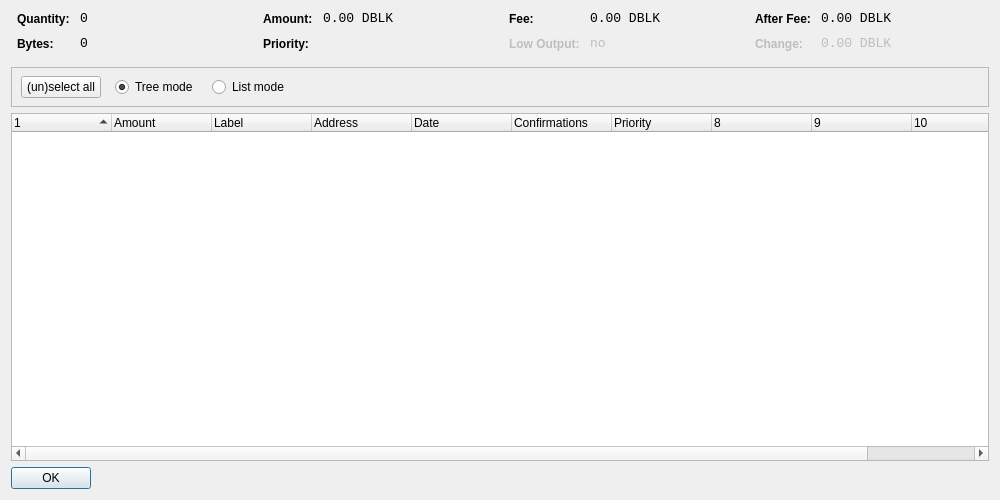
<?xml version="1.0" encoding="UTF-8"?>
<ui version="4.0">
 <class>CoinControlDialog</class>
 <widget class="QDialog" name="CoinControlDialog">
  <property name="geometry">
   <rect>
    <x>0</x>
    <y>0</y>
    <width>1000</width>
    <height>500</height>
   </rect>
  </property>
  <property name="windowTitle">
   <string>Coin Control</string>
  </property>
  <layout class="QVBoxLayout" name="verticalLayout">
   <item>
    <layout class="QHBoxLayout" name="horizontalLayoutTop" stretch="0,0,0,0">
     <property name="topMargin">
      <number>0</number>
     </property>
     <property name="bottomMargin">
      <number>10</number>
     </property>
     <item>
      <layout class="QFormLayout" name="formLayoutCoinControl1">
       <property name="horizontalSpacing">
        <number>10</number>
       </property>
       <property name="verticalSpacing">
        <number>10</number>
       </property>
       <property name="leftMargin">
        <number>6</number>
       </property>
       <property name="rightMargin">
        <number>6</number>
       </property>
       <item row="0" column="0">
        <widget class="QLabel" name="labelCoinControlQuantityText">
         <property name="styleSheet">
          <string notr="true">font-weight:bold;</string>
         </property>
         <property name="text">
          <string>Quantity:</string>
         </property>
        </widget>
       </item>
       <item row="0" column="1">
        <widget class="QLabel" name="labelCoinControlQuantity">
         <property name="font">
          <font>
           <family>Monospace</family>
           <pointsize>10</pointsize>
          </font>
         </property>
         <property name="cursor">
          <cursorShape>IBeamCursor</cursorShape>
         </property>
         <property name="contextMenuPolicy">
          <enum>Qt::ActionsContextMenu</enum>
         </property>
         <property name="text">
          <string notr="true">0</string>
         </property>
         <property name="textInteractionFlags">
          <set>Qt::LinksAccessibleByMouse|Qt::TextSelectableByKeyboard|Qt::TextSelectableByMouse</set>
         </property>
        </widget>
       </item>
       <item row="1" column="0">
        <widget class="QLabel" name="labelCoinControlBytesText">
         <property name="styleSheet">
          <string notr="true">font-weight:bold;</string>
         </property>
         <property name="text">
          <string>Bytes:</string>
         </property>
        </widget>
       </item>
       <item row="1" column="1">
        <widget class="QLabel" name="labelCoinControlBytes">
         <property name="font">
          <font>
           <family>Monospace</family>
           <pointsize>10</pointsize>
          </font>
         </property>
         <property name="cursor">
          <cursorShape>IBeamCursor</cursorShape>
         </property>
         <property name="contextMenuPolicy">
          <enum>Qt::ActionsContextMenu</enum>
         </property>
         <property name="text">
          <string notr="true">0</string>
         </property>
         <property name="textInteractionFlags">
          <set>Qt::LinksAccessibleByMouse|Qt::TextSelectableByKeyboard|Qt::TextSelectableByMouse</set>
         </property>
        </widget>
       </item>
      </layout>
     </item>
     <item>
      <layout class="QFormLayout" name="formLayoutCoinControl2">
       <property name="horizontalSpacing">
        <number>10</number>
       </property>
       <property name="verticalSpacing">
        <number>10</number>
       </property>
       <property name="leftMargin">
        <number>6</number>
       </property>
       <property name="rightMargin">
        <number>6</number>
       </property>
       <item row="0" column="0">
        <widget class="QLabel" name="labelCoinControlAmountText">
         <property name="styleSheet">
          <string notr="true">font-weight:bold;</string>
         </property>
         <property name="text">
          <string>Amount:</string>
         </property>
        </widget>
       </item>
       <item row="0" column="1">
        <widget class="QLabel" name="labelCoinControlAmount">
         <property name="font">
          <font>
           <family>Monospace</family>
           <pointsize>10</pointsize>
          </font>
         </property>
         <property name="cursor">
          <cursorShape>IBeamCursor</cursorShape>
         </property>
         <property name="contextMenuPolicy">
          <enum>Qt::ActionsContextMenu</enum>
         </property>
         <property name="text">
          <string notr="true">0.00 DBLK</string>
         </property>
         <property name="textInteractionFlags">
          <set>Qt::LinksAccessibleByMouse|Qt::TextSelectableByKeyboard|Qt::TextSelectableByMouse</set>
         </property>
        </widget>
       </item>
       <item row="1" column="0">
        <widget class="QLabel" name="labelCoinControlPriorityText">
         <property name="styleSheet">
          <string notr="true">font-weight:bold;</string>
         </property>
         <property name="text">
          <string>Priority:</string>
         </property>
        </widget>
       </item>
       <item row="1" column="1">
        <widget class="QLabel" name="labelCoinControlPriority">
         <property name="font">
          <font>
           <family>Monospace</family>
           <pointsize>10</pointsize>
          </font>
         </property>
         <property name="cursor">
          <cursorShape>IBeamCursor</cursorShape>
         </property>
         <property name="contextMenuPolicy">
          <enum>Qt::ActionsContextMenu</enum>
         </property>
         <property name="text">
          <string/>
         </property>
         <property name="textInteractionFlags">
          <set>Qt::LinksAccessibleByMouse|Qt::TextSelectableByKeyboard|Qt::TextSelectableByMouse</set>
         </property>
        </widget>
       </item>
      </layout>
     </item>
     <item>
      <layout class="QFormLayout" name="formLayoutCoinControl3">
       <property name="horizontalSpacing">
        <number>10</number>
       </property>
       <property name="verticalSpacing">
        <number>10</number>
       </property>
       <property name="leftMargin">
        <number>6</number>
       </property>
       <property name="rightMargin">
        <number>6</number>
       </property>
       <item row="0" column="0">
        <widget class="QLabel" name="labelCoinControlFeeText">
         <property name="styleSheet">
          <string notr="true">font-weight:bold;</string>
         </property>
         <property name="text">
          <string>Fee:</string>
         </property>
        </widget>
       </item>
       <item row="0" column="1">
        <widget class="QLabel" name="labelCoinControlFee">
         <property name="font">
          <font>
           <family>Monospace</family>
           <pointsize>10</pointsize>
          </font>
         </property>
         <property name="cursor">
          <cursorShape>IBeamCursor</cursorShape>
         </property>
         <property name="contextMenuPolicy">
          <enum>Qt::ActionsContextMenu</enum>
         </property>
         <property name="text">
          <string notr="true">0.00 DBLK</string>
         </property>
         <property name="textInteractionFlags">
          <set>Qt::LinksAccessibleByMouse|Qt::TextSelectableByKeyboard|Qt::TextSelectableByMouse</set>
         </property>
        </widget>
       </item>
       <item row="1" column="0">
        <widget class="QLabel" name="labelCoinControlLowOutputText">
         <property name="enabled">
          <bool>false</bool>
         </property>
         <property name="styleSheet">
          <string notr="true">font-weight:bold;</string>
         </property>
         <property name="text">
          <string>Low Output:</string>
         </property>
        </widget>
       </item>
       <item row="1" column="1">
        <widget class="QLabel" name="labelCoinControlLowOutput">
         <property name="enabled">
          <bool>false</bool>
         </property>
         <property name="font">
          <font>
           <family>Monospace</family>
           <pointsize>10</pointsize>
          </font>
         </property>
         <property name="cursor">
          <cursorShape>IBeamCursor</cursorShape>
         </property>
         <property name="contextMenuPolicy">
          <enum>Qt::ActionsContextMenu</enum>
         </property>
         <property name="text">
          <string notr="true">no</string>
         </property>
         <property name="textInteractionFlags">
          <set>Qt::LinksAccessibleByMouse|Qt::TextSelectableByKeyboard|Qt::TextSelectableByMouse</set>
         </property>
        </widget>
       </item>
      </layout>
     </item>
     <item>
      <layout class="QFormLayout" name="formLayoutCoinControl4">
       <property name="horizontalSpacing">
        <number>10</number>
       </property>
       <property name="verticalSpacing">
        <number>10</number>
       </property>
       <property name="leftMargin">
        <number>6</number>
       </property>
       <property name="rightMargin">
        <number>6</number>
       </property>
       <item row="0" column="0">
        <widget class="QLabel" name="labelCoinControlAfterFeeText">
         <property name="styleSheet">
          <string notr="true">font-weight:bold;</string>
         </property>
         <property name="text">
          <string>After Fee:</string>
         </property>
        </widget>
       </item>
       <item row="0" column="1">
        <widget class="QLabel" name="labelCoinControlAfterFee">
         <property name="font">
          <font>
           <family>Monospace</family>
           <pointsize>10</pointsize>
          </font>
         </property>
         <property name="cursor">
          <cursorShape>IBeamCursor</cursorShape>
         </property>
         <property name="contextMenuPolicy">
          <enum>Qt::ActionsContextMenu</enum>
         </property>
         <property name="text">
          <string notr="true">0.00 DBLK</string>
         </property>
         <property name="textInteractionFlags">
          <set>Qt::LinksAccessibleByMouse|Qt::TextSelectableByKeyboard|Qt::TextSelectableByMouse</set>
         </property>
        </widget>
       </item>
       <item row="1" column="0">
        <widget class="QLabel" name="labelCoinControlChangeText">
         <property name="enabled">
          <bool>false</bool>
         </property>
         <property name="styleSheet">
          <string notr="true">font-weight:bold;</string>
         </property>
         <property name="text">
          <string>Change:</string>
         </property>
        </widget>
       </item>
       <item row="1" column="1">
        <widget class="QLabel" name="labelCoinControlChange">
         <property name="enabled">
          <bool>false</bool>
         </property>
         <property name="font">
          <font>
           <family>Monospace</family>
           <pointsize>10</pointsize>
          </font>
         </property>
         <property name="cursor">
          <cursorShape>IBeamCursor</cursorShape>
         </property>
         <property name="contextMenuPolicy">
          <enum>Qt::ActionsContextMenu</enum>
         </property>
         <property name="text">
          <string notr="true">0.00 DBLK</string>
         </property>
         <property name="textInteractionFlags">
          <set>Qt::LinksAccessibleByMouse|Qt::TextSelectableByKeyboard|Qt::TextSelectableByMouse</set>
         </property>
        </widget>
       </item>
      </layout>
     </item>
    </layout>
   </item>
   <item>
    <widget class="QFrame" name="frame">
     <property name="minimumSize">
      <size>
       <width>0</width>
       <height>40</height>
      </size>
     </property>
     <property name="frameShape">
      <enum>QFrame::StyledPanel</enum>
     </property>
     <property name="frameShadow">
      <enum>QFrame::Sunken</enum>
     </property>
     <widget class="QWidget" name="horizontalLayoutWidget">
      <property name="geometry">
       <rect>
        <x>10</x>
        <y>0</y>
        <width>781</width>
        <height>41</height>
       </rect>
      </property>
      <layout class="QHBoxLayout" name="horizontalLayoutPanel" stretch="0,0,0,0,0">
       <property name="spacing">
        <number>14</number>
       </property>
       <item>
        <widget class="QPushButton" name="pushButtonSelectAll">
         <property name="sizePolicy">
          <sizepolicy hsizetype="Maximum" vsizetype="Fixed">
           <horstretch>0</horstretch>
           <verstretch>0</verstretch>
          </sizepolicy>
         </property>
         <property name="text">
          <string>(un)select all</string>
         </property>
        </widget>
       </item>
       <item>
        <widget class="QRadioButton" name="radioTreeMode">
         <property name="sizePolicy">
          <sizepolicy hsizetype="Maximum" vsizetype="Fixed">
           <horstretch>0</horstretch>
           <verstretch>0</verstretch>
          </sizepolicy>
         </property>
         <property name="text">
          <string>Tree mode</string>
         </property>
         <property name="checked">
          <bool>true</bool>
         </property>
        </widget>
       </item>
       <item>
        <widget class="QRadioButton" name="radioListMode">
         <property name="sizePolicy">
          <sizepolicy hsizetype="Maximum" vsizetype="Fixed">
           <horstretch>0</horstretch>
           <verstretch>0</verstretch>
          </sizepolicy>
         </property>
         <property name="text">
          <string>List mode</string>
         </property>
        </widget>
       </item>
       <item>
        <spacer name="horizontalSpacer">
         <property name="orientation">
          <enum>Qt::Horizontal</enum>
         </property>
         <property name="sizeHint" stdset="0">
          <size>
           <width>40</width>
           <height>20</height>
          </size>
         </property>
        </spacer>
       </item>
      </layout>
     </widget>
    </widget>
   </item>
   <item>
    <widget class="CoinControlTreeWidget" name="treeWidget">
     <property name="contextMenuPolicy">
      <enum>Qt::CustomContextMenu</enum>
     </property>
     <property name="sortingEnabled">
      <bool>false</bool>
     </property>
     <property name="columnCount">
      <number>11</number>
     </property>
     <attribute name="headerShowSortIndicator" stdset="0">
      <bool>true</bool>
     </attribute>
     <attribute name="headerStretchLastSection">
      <bool>false</bool>
     </attribute>
     <column>
      <property name="text">
       <string/>
      </property>
     </column>
     <column>
      <property name="text">
       <string>Amount</string>
      </property>
     </column>
     <column>
      <property name="text">
       <string>Label</string>
      </property>
     </column>
     <column>
      <property name="text">
       <string>Address</string>
      </property>
     </column>
     <column>
      <property name="text">
       <string>Date</string>
      </property>
     </column>
     <column>
      <property name="text">
       <string>Confirmations</string>
      </property>
      <property name="toolTip">
       <string>Confirmed</string>
      </property>
     </column>
     <column>
      <property name="text">
       <string>Priority</string>
      </property>
     </column>
     <column>
      <property name="text">
       <string/>
      </property>
     </column>
     <column>
      <property name="text">
       <string/>
      </property>
     </column>
     <column>
      <property name="text">
       <string/>
      </property>
     </column>
     <column>
      <property name="text">
       <string/>
      </property>
     </column>
    </widget>
   </item>
   <item>
    <widget class="QDialogButtonBox" name="buttonBox">
     <property name="sizePolicy">
      <sizepolicy hsizetype="Maximum" vsizetype="Fixed">
       <horstretch>0</horstretch>
       <verstretch>0</verstretch>
      </sizepolicy>
     </property>
     <property name="orientation">
      <enum>Qt::Horizontal</enum>
     </property>
     <property name="standardButtons">
      <set>QDialogButtonBox::Ok</set>
     </property>
    </widget>
   </item>
  </layout>
 </widget>
 <customwidgets>
  <customwidget>
   <class>CoinControlTreeWidget</class>
   <extends>QTreeWidget</extends>
   <header>coincontroltreewidget.h</header>
  </customwidget>
 </customwidgets>
 <resources/>
 <connections/>
</ui>
